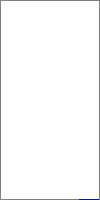
%> input picture Codes/100x200.bmp, 100 x 200 px
$ octave Main_CA_optimizer_run.m   (GNU Octave 9; MATLAB toolbox functions it lacks are replaced by stand-ins)
%> lines starting %> are read from the running program, lines starting %| are printed output that depends on the picture
### Codes/automate_cell_direct.m
%https://doi.org/10.1016/j.enconman.2008.09.003
%https://github.com/Raphael-Boichot/Tree-network-structure-generation-for-heat-conduction-by-cellular-automaton
function t_max_final = automate_cell_direct(temp_grad_ratio,kp_k0,filling_ratio,heat_sink_temperature,delta_x,p_vol,variation_rate,start_image,verbose)
%> called with temp_grad_ratio = 0, kp_k0 = 100, filling_ratio = 0.3, heat_sink_temperature = 298, delta_x = 0.001, p_vol = 1000000, variation_rate = 0.5, start_image = '100x200.bmp'
rng('shuffle', 'twister')
%*****************Automate cellulaire*********************INPG/BOICHOT/2008

%get the image pixels as boudary conditions
initial_boundary_conditions=imread(start_image);
%> initial_boundary_conditions is the input picture: size 200x100x3 uint8; mean R, G, B 251.1, 251.1, 251.3
disp(['Launching case with temperature to gradient attraction = ',num2str(temp_grad_ratio)]);
[height,width,~]=size(initial_boundary_conditions);
%> height = 200; width = 100
number_of_epoch = max([height,width]);
%> number_of_epoch = 200
boundary_conditions = zeros(height,width);

%first pass: count white pixels (non conductive)
non_conductive_cells=0;
for k = 1:1:height
    for l = 1:1:width
        vec = initial_boundary_conditions(k,l,:);
        if vec==[255 255 255]
            non_conductive_cells=non_conductive_cells+1;
        end
    end
end
%> after the loop, non_conductive_cells = 19404

%second pass: fill the image with conductive pixels
conductive_cells=ceil(non_conductive_cells*filling_ratio);
%> conductive_cells = 5822
k=0;
while k<conductive_cells
    h=ceil(rand*height);
    l=ceil(rand*width);
    if initial_boundary_conditions(h,l,:)==[255 255 255]
        initial_boundary_conditions(h,l,:)=[0 0 0];
        k=k+1;
    end
end
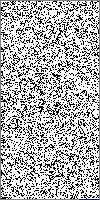
%> initial_boundary_conditions: size 200x100x3 uint8; mean R, G, B 176.8, 176.8, 177.1
%> after the loop, k = 5822

%save the intial configuration
if verbose==1
    figure('Position',[100 100 800 800]);
    mirror=fliplr(initial_boundary_conditions(1:height,1:width-1,:));
    mirror2=fliplr(mirror);
    imwrite([mirror2,mirror],['Topology/sortie_kp_ko_',num2str(kp_k0),'_phi_',num2str(filling_ratio),'_',num2str(0,'%06.f'),'.png']);
end

%Third pass: congreen image into boundary conditions
non_conductive_cells=0;
black_pixels=0;
for k = 1:1:height
    for l = 1:1:width
        red = initial_boundary_conditions(k,l,1);
        green = initial_boundary_conditions(k,l,2);
        blue = initial_boundary_conditions(k,l,3);
        if (red == 255) && (green == 255) && (blue == 255)
            choice = 1;%by default k0=1, change value here if necessary
            non_conductive_cells=non_conductive_cells+1;
        end
        if (red == 127) && (green == 127) && (blue == 127)
            choice = -2;
        end
        if (red == 0) && (green == 0) && (blue == 255)
            choice = -3;
        end
        if (red == 0) && (green == 0) && (blue == 0)
            choice = kp_k0;%by default only the ratio is provided
            black_pixels=black_pixels+1;
        end
        boundary_conditions(k, l) = choice;
    end
end
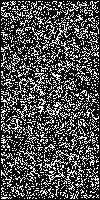
%> boundary_conditions: size 200x100 double; min -3, max 100, mean 29.7; drawn with min black and max white
%> after the loop, black_pixels = 5822; choice = -2; non_conductive_cells = 13582

temp=ones(height,width).*heat_sink_temperature;
boundary_conditions_to_pixels=initial_boundary_conditions;
t_max_sortie=zeros(number_of_epoch);
res=zeros(number_of_epoch);

for m=1:1:number_of_epoch
    tic
    if verbose==1
        disp('-------------------------------------------------------')
        disp('Applying the Cellular Automaton...');
    end
    [~,~,~,~,~,~,t_max_sortie(m),temp,grad,~]=finite_temp_direct_sparse(kp_k0,1,heat_sink_temperature,delta_x,p_vol,boundary_conditions);
    gradients=zeros(height,width);
    gradients(2:height-1,2:width-1)=grad;
    grad_max = max(max(gradients));
    grad_min = min(min(gradients));
    temp_max = max(max(temp));
    temp_min = min(min(temp));
    gradients=(gradients-grad_min)/(grad_max-grad_min);
    temp=(temp-temp_min)/(temp_max-temp_min);
    note=gradients*(1-temp_grad_ratio)+temp*(temp_grad_ratio);
    [boundary_conditions] = cellular_automaton(boundary_conditions,note, kp_k0,1,conductive_cells,variation_rate,number_of_epoch,m);
    % Variables output in this order :
    % 1. Distance of the hotest cell to the heat sink (scalar)
    % 2. Sum of cell entropy (scalar)
    % 3. Entropy map (matrix)
    % 4. Variance of temperatures accross the 1D adabatic borders (scalar)
    % 5. Variance of temperatures accross the 2D domain (scalar)
    % 6. Mean temperature (scalar)
    % 7. Maximal temperature accross the 2D domain (scalar)
    % 8. Map of temperatures (matrix)
    % 9. map of thermal gradients (matrix)
    % 10. Variance of gradients across the 2D domain (scalar)
    [~,~,entropy_map,~,variance,~,~,temp,~,~]=finite_temp_direct_sparse(kp_k0,1,heat_sink_temperature,delta_x,p_vol,boundary_conditions);
    if verbose==1
        for k = 1:1:height
            for l = 1:1:width
                choice = boundary_conditions(k, l) ;
                if choice == 1
                    red = 255;
                    green = 255;
                    blue = 255;
                end
                if choice == -2
                    red = 127;
                    green = 127 ;
                    blue = 127 ;
                end
                if choice == -3
                    red = 0;
                    green = 0 ;
                    blue = 255;
                end
                if choice == kp_k0
                    red = 0 ;
                    green = 0 ;
                    blue = 0;
                end
                boundary_conditions_to_pixels(k,l,1)=red;
                boundary_conditions_to_pixels(k,l,2)=green;
                boundary_conditions_to_pixels(k,l,3)=blue;
            end
        end

        boundary_conditions_to_pixels=uint8(boundary_conditions_to_pixels);
        mirror=fliplr(boundary_conditions_to_pixels(1:height,1:width-1,:));
        mirror2=fliplr(mirror);
        imwrite([mirror2,mirror],['Output_kp_ko_',num2str(kp_k0),'_phi_',num2str(filling_ratio),'.png']);
        imwrite([mirror2,mirror],['Topology/sortie_kp_ko_',num2str(kp_k0),'_phi_',num2str(filling_ratio),'_',num2str(m,'%06.f'),'.png']);
        figure(1)
        colormap jet
        subplot(2,4,1:2);

        if m>1
            res(m-1)=(t_max_sortie(m-1)-t_max_sortie(m))/(t_max_sortie(1)-t_max_sortie(2));
            semilogy(abs(res(1:m)),'.r');
            title('Residuals');
        end

        subplot(2,4,3:4);
        imagesc([mirror2,mirror]);
        title('Topology');

        subplot(2,4,5);
        plot(variance,'.m');
        imagesc(log10(entropy_map(2:end-1,2:end-1)));
        title('Log10 Entropy');

        subplot(2,4,6);
        imagesc(temp);
        title('Temperature');

        subplot(2,4,7);
        imagesc(log10(gradients));
        title('Log10 thermal gradients');

        subplot(2,4,8);
        imagesc(log10(note));
        title('Log10 attraction function');

        disp(['Maximum temperature: ',num2str(t_max_sortie(m))])
        disp(['End of epoch: ',num2str(m)])
        disp('-------------------------------------------------------')

        saveas(gcf,['Figure_kp_ko_',num2str(kp_k0),'_phi_',num2str(filling_ratio),'.png']);
        saveas(gcf,['Figure/figure_kp_ko_',num2str(kp_k0),'_phi_',num2str(filling_ratio),'_',num2str(m,'%06.f'),'.png']);
        toc
    end
end
t_max_final=max(max(temp));
disp(['Convergence of case with temperature to gradient attraction = ',num2str(temp_grad_ratio)]);

### Codes/finite_temp_direct_sparse.m
%used in:
%https://github.com/Raphael-Boichot/Tree-network-structure-generation-for-heat-conduction-by-cellular-automaton
%https://github.com/Raphael-Boichot/Evolutionary-structural-optimisation-algorithm
%https://github.com/Raphael-Boichot/A-genetic-algorithm-for-topology-optimization-of-area-to-point-heat-conduction-problem
function [distance,sum_of_entropy, entropy, border_variance,variance, mean_temperature,maximal_temperature,temp,grad,variance_grad]=finite_temp_direct_sparse(kp_k0,k0,heat_sink_temperature,delta_x,p_vol,boundary_conditions)

[height,width,~]=size(boundary_conditions);
temp=ones(height,width).*heat_sink_temperature;
conductivity_table=zeros(height,width,5);
temporary_boundaries=boundary_conditions;

for k=1:1:(height)
    for l=1:1:(width)
        if temporary_boundaries(k,l)==-2; temporary_boundaries(k,l)=1e-9;end
        if temporary_boundaries(k,l)==-3; temporary_boundaries(k,l)=kp_k0;end
    end
end

for k=2:1:(height-1)
    for l=2:1:(width-1)
        %thermal conductance table
        conductivity_table(k, l, 2) = delta_x / ((delta_x / 2) / temporary_boundaries(k-1,l) + (delta_x / 2) / temporary_boundaries(k, l));
        conductivity_table(k, l, 3) = delta_x / ((delta_x / 2) / temporary_boundaries(k,l+1) + (delta_x / 2) / temporary_boundaries(k, l));
        conductivity_table(k, l, 4) = delta_x / ((delta_x / 2) / temporary_boundaries(k+1,l) + (delta_x / 2) / temporary_boundaries(k, l));
        conductivity_table(k, l, 5) = delta_x / ((delta_x / 2) / temporary_boundaries(k,l-1) + (delta_x / 2) / temporary_boundaries(k, l));
    end
end

address = zeros(height, width);
k=1;
%address matrix
for i=1:1:height
    for j=1:1:width
        address(i,j)=k;
        k=k+1;
    end
end

%Initialization
B=zeros((height)*(width),1);
k=0;

%direct method for solving heat equation by finite difference
for i=1:1:(height)
    for j=1:1:(width)
        ind_1=address(i,j);
        if not (boundary_conditions(i,j)==-2||boundary_conditions(i,j)==-3)
            ind_2=address(i-1,j);
            ind_3=address(i,j+1);
            ind_4=address(i+1,j);
            ind_5=address(i,j-1);
            somme_cond = conductivity_table(i, j, 2)+conductivity_table(i, j, 3)+conductivity_table(i, j, 4)+conductivity_table(i, j, 5);
        end
        fin=0;

        %Central cell (1)
        if boundary_conditions(i,j)==-2||boundary_conditions(i,j)==-3
            B(ind_1)=temp(i,j);
            k=k+1;
            row(k)=ind_1;
            column(k)=ind_1;
            value(k)=1;
            fin=1;
        else
            k=k+1;
            row(k)=ind_1;
            column(k)=ind_1;
            value(k)=-1*somme_cond;
            if boundary_conditions(i,j)==k0; B(ind_1)=B(ind_1)-p_vol*delta_x^2;end
        end
        if not (fin==1)
            %Cell North (2)
            if boundary_conditions(i-1,j)==-2||boundary_conditions(i-1,j)==-3
                B(ind_1)=B(ind_1)-temp(i-1,j)*conductivity_table(i, j, 2);
            else
                k=k+1;
                row(k)=ind_1;
                column(k)=ind_2;
                value(k)=1*conductivity_table(i, j, 2);
            end
            %Cell East (3)
            if boundary_conditions(i,j+1)==-2||boundary_conditions(i,j+1)==-3
                B(ind_1)=B(ind_1)-temp(i,j+1)*conductivity_table(i, j, 3);
            else
                k=k+1;
                row(k)=ind_1;
                column(k)=ind_3;
                value(k)=1*conductivity_table(i, j, 3);
            end
            %Cell North (4)
            if boundary_conditions(i+1,j)==-2||boundary_conditions(i+1,j)==-3
                B(ind_1)=B(ind_1)-temp(i+1,j)*conductivity_table(i, j, 4);
            else
                k=k+1;
                row(k)=ind_1;
                column(k)=ind_4;
                value(k)=1*conductivity_table(i, j, 4);
            end
            %Cell West (5)
            if boundary_conditions(i,j-1)==-2||boundary_conditions(i,j-1)==-3
                B(ind_1)=B(ind_1)-temp(i,j-1)*conductivity_table(i, j, 5);
            else
                k=k+1;
                row(k)=ind_1;
                column(k)=ind_5;
                value(k)=1*conductivity_table(i, j, 5);
            end
        end
    end
end

A=sparse(row,column,value);
T=A\B;

%Temperature map formating
for i=1:1:height
    for j=1:1:width
        temp(i,j)=T(address(i,j));
    end
end

maximal_temperature = max(max(temp));
variance=std(std(temp))^2;
[gradX, gradY]=gradient(temp(2:end-1,2:end-1));
grad=(gradX.^2+gradY.^2).^0.5;
variance_grad=std(std(grad))^2;
mean_temperature=mean(mean(temp));
border_variance=std([temp(2:end-1,2)' temp(2,2:end-1)]);

%Entropy table calculation
sum_of_entropy=0;
entropy=zeros(height,width);

for k=1:1:height
    for l=1:1:width
        entropy(k,l)=0;
        if not(boundary_conditions(k,l)==-2||boundary_conditions(k,l)==-3)
            flux1=conductivity_table(k,l,2)*(temp(k-1,l)-temp(k,l));
            flux2=conductivity_table(k,l,3)*(temp(k,l+1)-temp(k,l));
            flux3=conductivity_table(k,l,4)*(temp(k+1,l)-temp(k,l));
            flux4=conductivity_table(k,l,5)*(temp(k,l-1)-temp(k,l));
            flux5=0;
            if boundary_conditions(k,l)==k0; flux5=p_vol*delta_x*delta_x; end
            if not(boundary_conditions(k-1,l)==-2)
                entropy(k,l)=entropy(k,l)+(abs(flux1/temp(k,l)-abs(flux1/temp(k-1,l))))*sign(temp(k,l)-temp(k-1,l));
            end
            if not(boundary_conditions(k,l+1)==-2)
                entropy(k,l)=entropy(k,l)+(abs(flux2/temp(k,l)-abs(flux2/temp(k,l+1))))*sign(temp(k,l)-temp(k,l+1));
            end
            if not(boundary_conditions(k+1,l)==-2)
                entropy(k,l)=entropy(k,l)+(abs(flux3/temp(k,l)-abs(flux3/temp(k+1,l))))*sign(temp(k,l)-temp(k+1,l));
            end
            if not(boundary_conditions(k,l-1)==-2)
                entropy(k,l)=entropy(k,l)+(abs(flux4/temp(k,l)-abs(flux4/temp(k,l-1))))*sign(temp(k,l)-temp(k,l-1));
            end
            entropy(k,l)=entropy(k,l)+flux5/temp(k,l);
            sum_of_entropy=sum_of_entropy+entropy(k,l);
        end
    end
end

[row,col] = find(temp==maximal_temperature);
row_ref=height;
col_ref=width;
distance=(row-row_ref)^2+(col-col_ref)^2;

### Codes/cellular_automaton.m
%https://doi.org/10.1016/j.enconman.2008.09.003
%https://github.com/Raphael-Boichot/Tree-network-structure-generation-for-heat-conduction-by-cellular-automaton
function [boudary_conditions] = cellular_automaton(boudary_conditions,temp_grad_ratio, kp_k0,k0,conductive_cells,variation_rate,number_of_epoch,m)
[height,width,~]=size(boudary_conditions);
new_pos_out=zeros(height,width);
new_pos_in=zeros(height,width);
new_pos2=zeros(height,width);
%************calcul des gradients de température et des gradients
%contigus au conducteur*****
for k=2:1:(height-1)
    for l=2:1:(width-1)
        new_pos_out(k, l) = 0;
        new_pos_in(k, l) = 0;
        % calcul des positions autorisées pour les nouvelles cellules
        %************à l'extérieur du conducteur*********
        anti_warning = 0;
        if boudary_conditions(k, l) == k0
            if (boudary_conditions(k - 1, l) == kp_k0) && (boudary_conditions(k - 1, l - 1) == kp_k0); anti_warning = anti_warning + 1; end
            if (boudary_conditions(k - 1, l) == kp_k0) && (boudary_conditions(k - 1, l + 1) == kp_k0) ; anti_warning = anti_warning + 1; end
            if (boudary_conditions(k + 1, l) == kp_k0) && (boudary_conditions(k + 1, l - 1) == kp_k0) ; anti_warning = anti_warning + 1; end
            if (boudary_conditions(k + 1, l) == kp_k0) && (boudary_conditions(k + 1, l + 1) == kp_k0) ; anti_warning = anti_warning + 1; end
            if (boudary_conditions(k, l - 1) == kp_k0) && (boudary_conditions(k - 1, l - 1) == kp_k0) ; anti_warning = anti_warning + 1; end
            if (boudary_conditions(k, l - 1) == kp_k0) && (boudary_conditions(k + 1, l - 1) == kp_k0) ; anti_warning = anti_warning + 1; end
            if (boudary_conditions(k, l + 1) == kp_k0) && (boudary_conditions(k - 1, l + 1) == kp_k0) ; anti_warning = anti_warning + 1; end
            if (boudary_conditions(k, l + 1) == kp_k0) && (boudary_conditions(k + 1, l + 1) == kp_k0) ; anti_warning = anti_warning + 1; end
            if (anti_warning >= 1); new_pos_out(k, l) = temp_grad_ratio(k, l); end
            %*****************enlève les cases isolées en priorité********************************************
            if (anti_warning == 8); new_pos_out(k, l) = temp_grad_ratio(k, l) * 1000; end
        end
        %*************puis à l'intérieur du conducteur*******
        anti_warning = 0;
        if boudary_conditions(k, l) == kp_k0
            if (boudary_conditions(k - 1, l) == k0) && (boudary_conditions(k - 1, l - 1) == k0); anti_warning = anti_warning + 1; end
            if (boudary_conditions(k - 1, l) == k0) && (boudary_conditions(k - 1, l + 1) == k0); anti_warning = anti_warning + 1; end
            if (boudary_conditions(k + 1, l) == k0) && (boudary_conditions(k + 1, l - 1) == k0); anti_warning = anti_warning + 1; end
            if (boudary_conditions(k + 1, l) == k0) && (boudary_conditions(k + 1, l + 1) == k0); anti_warning = anti_warning + 1; end
            if (boudary_conditions(k, l - 1) == k0) && (boudary_conditions(k - 1, l - 1) == k0); anti_warning = anti_warning + 1; end
            if (boudary_conditions(k, l - 1) == k0) && (boudary_conditions(k + 1, l - 1) == k0); anti_warning = anti_warning + 1; end
            if (boudary_conditions(k, l + 1) == k0) && (boudary_conditions(k - 1, l + 1) == k0); anti_warning = anti_warning + 1; end
            if (boudary_conditions(k, l + 1) == k0) && (boudary_conditions(k + 1, l + 1) == k0); anti_warning = anti_warning + 1; end
            if (anti_warning >= 1); new_pos_in(k, l) = temp_grad_ratio(k, l); end
            %*****************remplit les cases isolées en priorité*******************************************
            if (anti_warning == 8); new_pos_in(k, l) = temp_grad_ratio(k, l) / 1000; end
        end
    end
end

%************calcul des n meilleurs et plus mauvais gradients************************************
for p = 1:1:max(uint32(conductive_cells*variation_rate*(number_of_epoch-m)/(number_of_epoch)),1)
    high = 0;
    low = 1E+15;
    for k=2:1:(height-1)
        for l=2:1:(width-1)
            %Recherche le plus forts et plus faible gradient dans et hors des drains thermiques
            if (new_pos_out(k, l) > high)
                high = new_pos_out(k, l);
                pos_high_x = k;
                pos_high_y = l;
            end
            if (new_pos_in(k, l) ~= 0) && (new_pos_in(k, l) < low)
                low = new_pos_in(k, l);
                pos_low_x = k;
                pos_low_y = l;
            end
        end
    end
    %****donne les nouvelles coordonées des deux prochains déplacements de cellules
    new_pos2(pos_high_x, pos_high_y) = 1;
    new_pos2(pos_low_x, pos_low_y) = -1;
    new_pos_out(pos_high_x, pos_high_y) = 0;
    new_pos_in(pos_low_x, pos_low_y) = 0;
end
%************Changement des conditions limites*****************************
for k=2:1:(height-1)
    for l=2:1:(width-1)
        if k>height;disp(k);end
        if l>width;disp(l);end
        if new_pos2(k, l) == -1; boudary_conditions(k, l) = k0; end
        if new_pos2(k, l) == 1; boudary_conditions(k, l) = kp_k0; end
    end
end
%******************************************Fin de l'automate cellulaire****
end

### Codes/Main_CA_optimizer_run.m
%https://doi.org/10.1016/j.enconman.2008.09.003
%https://github.com/Raphael-Boichot/Tree-network-structure-generation-for-heat-conduction-by-cellular-automaton
%Raphaël BOICHOT initial VB code 2006, initial Matlab code 2009, published 2023
clear;
clc;
close all;

%%%%%%%%%%%%%%%%%%%%%%%%%%%%%%%%%%%%%%%%%%%%%%%%%%%%%%%%
%---------Conditions for thermal science-----------------------------------
kp_k0=100;                      %kp/ko ratio, k0=1 by default
filling_ratio=0.3;              %filling ratio
heat_sink_temperature=298;      %self explanatory
delta_x=0.001;                  %step in x/y
p_vol=1e6;                      %surface power or volume density
starting_image='100x200.bmp';   %self explanatory
%---------Hyper parameters for the cellular automaton----------------------------
variation_rate=0.5;             %initial automaton variation rate, decreasing with epoch
verbose=0;                      %to suppress output other than final T max
min_ratio=0;                    %0% attraction by gradients only
max_ratio=0.15;                 %100% attraction by temperature only
steps=25;                       %searching steps
%--------------------------------------------------------------------------

ratios=linspace(min_ratio,max_ratio,steps);
a=zeros(1,length(ratios));
disp('Searching for best attraction parameter with small image')
parfor i=1:length(ratios)
%> (the run ends here)
